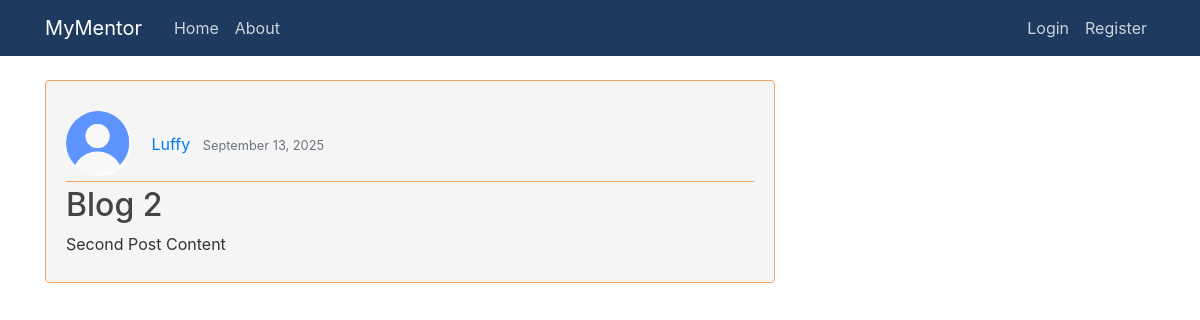
Page /home/post/2/ on the committed database.
### blog/models.py (models this page shows, shortened)
class Post(models.Model):
    title = models.CharField(max_length=100)
    content = models.TextField()
    date_posted = models.DateTimeField(default=timezone.now)
    author = models.ForeignKey(User, on_delete=models.CASCADE)

### users/models.py (models this page shows, shortened)
class Profile(models.Model):
    user = models.OneToOneField(User, on_delete=models.CASCADE)
    image = models.ImageField(default='default.jpg', upload_to='profile_pics')

### blog/views.py (the view)
# urls.py: path('post/<int:pk>/', PostDetailView.as_view(), name='post-detail'),
class PostDetailView(DetailView):
    model = Post

### blog/templates/blog/post_detail.html (shortened to what this page needs)
{% extends 'blog/base.html' %}
{% block content %}
    <article class="media content-section">
        <div class="media-body">
            <div class="article-metadata">
                <img class="rounded-circle article-img" src="{{ post.author.profile.image.url }}" width="30" height="30">
                <a class="mr-2" href="#">{{ object.author }}</a>
                <small class="text-muted">{{ object.date_posted|date:"F d, Y" }}</small>
            </div>
            <h2 class="article-title">{{ object.title }}</h2>
            <p class="article-content">{{ object.content }}</p>
        </div>
    </article>
{% endblock content %}

### blog/static/blog/main.css (style rules this page uses)
body { background: #ffffff; color: #333333; margin-top: 5rem; }
h1, h2, h3, h4, h5, h6 { color: #444444; }
.content-section { background: #F5F5F5; padding: 10px 20px; border: 1px solid #dddddd; border-radius: 4px; border-color: #F4A261; margin-bottom: 20px; }
.article-title { color: #444444; }
.article-content { white-space: pre-line; }
.article-img { height: 65px; width: 65px; margin-right: 16px; margin-bottom: 4px; }
.article-metadata { padding-bottom: 1px; margin-bottom: 4px; border-bottom: 1px solid #F4A261 }
.media { display: flex; align-items: center; gap: 10px; }
.media-body { padding-top: 20px; position: sticky; min-width: 0; }

### rows in the picture
Post: author.profile.image (placeholder picture), author "Luffy", date_posted "September 13, 2025", title "Blog 2", content "Second Post Content"
